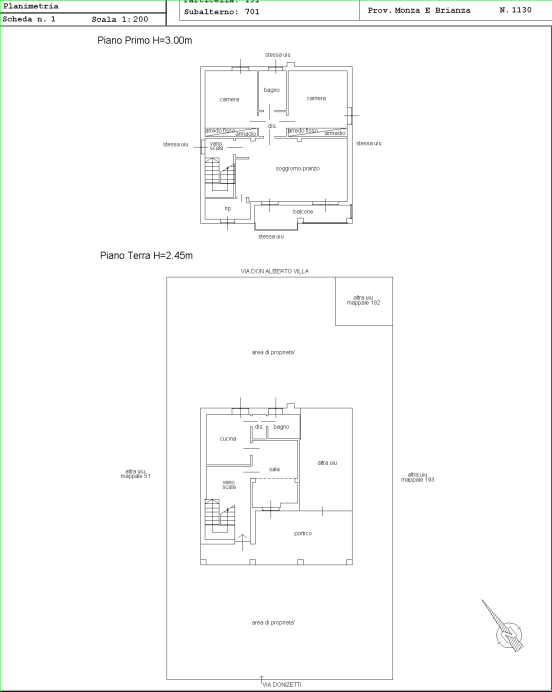
#> input picture PlanParser/base_rectangle.png, 1103 x 1383 px (shown at 1/2 size)
$ python -i image_processing.py   (imports and definitions only)
#> lines starting #> are read from the running program, lines starting #| are printed output that depends on the picture; after the words box and inside, x2 and y2 are one past the last pixel; in counts of white or black regions, pixels touching at a corner belong together
"""
Image Processing Utilities
==========================
Computer vision operations for planimetry analysis.
"""

import logging

import cv2
import numpy as np

logger = logging.getLogger(__name__)


def enhance_contrast(gray: np.ndarray) -> np.ndarray:
    """Apply CLAHE and unsharp masking for better contrast."""
    clahe = cv2.createCLAHE(clipLimit=2.0, tileGridSize=(8, 8))
    enhanced = clahe.apply(gray)

    # Unsharp mask
    blur = cv2.GaussianBlur(enhanced, (0, 0), 1.2)
    sharpened = cv2.addWeighted(enhanced, 1.5, blur, -0.5, 0)

    return sharpened


def preprocess_for_detection(image: np.ndarray) -> np.ndarray:
    """Preprocess image for contour/line detection."""
    if len(image.shape) == 3:
        gray = cv2.cvtColor(image, cv2.COLOR_BGR2GRAY)
    else:
        gray = image.copy()

    # Bilateral filter to reduce noise while keeping edges
    filtered = cv2.bilateralFilter(gray, d=9, sigmaColor=75, sigmaSpace=75)

    # Enhance contrast
    enhanced = enhance_contrast(filtered)

    return enhanced


def detect_edges(gray: np.ndarray, low: int = 50, high: int = 150) -> np.ndarray:
    """Apply Canny edge detection."""
    blurred = cv2.GaussianBlur(gray, (5, 5), 0)
    edges = cv2.Canny(blurred, low, high)
    return edges


def find_largest_rectangle(
    image: np.ndarray,
    min_area_ratio: float = 0.1,
    max_area_ratio: float = 0.95
) -> tuple[int, int, int, int] | None:
    """
    Find the largest rectangular contour in an image.

    Args:
        image: Input image (BGR or grayscale)
        min_area_ratio: Minimum area as fraction of image area
        max_area_ratio: Maximum area as fraction of image area

    Returns:
        Bounding box (x, y, w, h) or None if not found
    """
    if len(image.shape) == 3:
        gray = cv2.cvtColor(image, cv2.COLOR_BGR2GRAY)
    else:
        gray = image

    img_area = gray.shape[0] * gray.shape[1]
    min_area = int(img_area * min_area_ratio)
    max_area = int(img_area * max_area_ratio)

    # Preprocess
    processed = preprocess_for_detection(gray)
    edges = detect_edges(processed)

    # Find contours
    contours, _ = cv2.findContours(edges, cv2.RETR_EXTERNAL, cv2.CHAIN_APPROX_SIMPLE)

    best_rect = None
    max_found_area = 0

    for cnt in contours:
        # Approximate contour to polygon
        epsilon = 0.02 * cv2.arcLength(cnt, True)
        approx = cv2.approxPolyDP(cnt, epsilon, True)

        # Check if it's a quadrilateral
        if len(approx) == 4 and cv2.isContourConvex(approx):
            x, y, w, h = cv2.boundingRect(approx)
            area = w * h

            if min_area <= area <= max_area and area > max_found_area:
                # Check aspect ratio is reasonable
                aspect_ratio = max(w, h) / min(w, h) if min(w, h) > 0 else float('inf')
                if aspect_ratio < 5:  # Not too elongated
                    max_found_area = area
                    best_rect = (x, y, w, h)

    if best_rect:
        logger.info(f"Found largest rectangle: {best_rect}, area={max_found_area}")
    else:
        logger.warning("No suitable rectangle found")

    return best_rect


# [182 lines left out: functions find_horizontal_lines, find_text_regions, crop_region, draw_rectangles, split_image_horizontally, detect_green_rectangle, not called in this run]

>>> import cv2
>>> picture = cv2.imread('../base_rectangle.png')
#> picture is the input picture: shape (1383, 1103, 3); mean B, G, R 250.8, 251.2, 250.8
>>> result = find_largest_rectangle(picture)
#> in enhance_contrast, `blur = cv2.GaussianBlur(enhanced, (0, 0), 1.2)`:
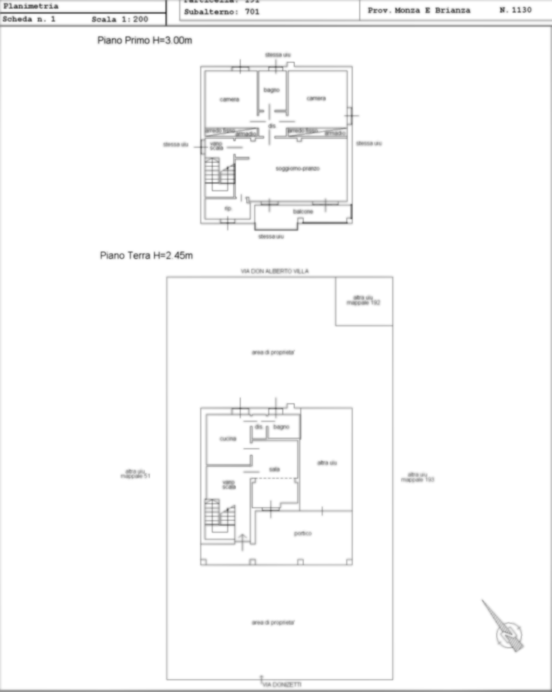
#> blur: shape (1383, 1103) (shown at 1/2 size); min 62, max 255, mean 250.1
#> in detect_edges, `edges = cv2.Canny(blurred, low, high)`:
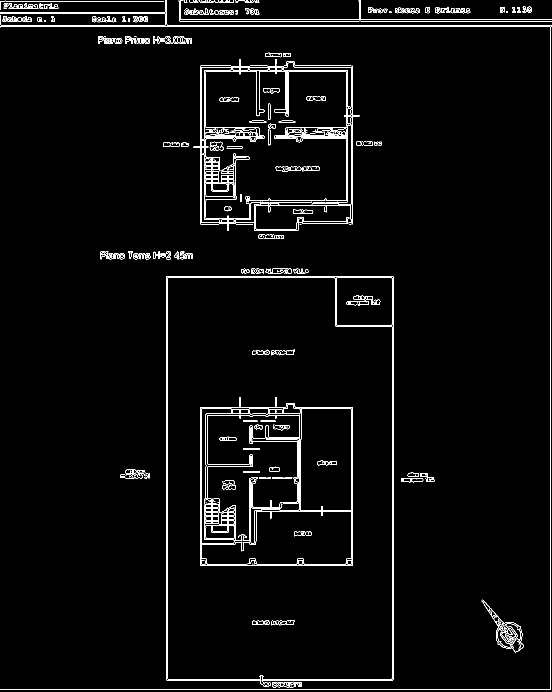
#> edges: shape (1383, 1103) (shown at 1/2 size); 2.8% white in thin lines or dots
#> in find_largest_rectangle, `contours, _ = cv2.findContours(edges, cv2.RETR_EXTERNAL, cv2.CHAIN_APP..`: contours = 128 contours, 61 with area under 20; largest, box (x1, y1, x2, y2) and area: (332, 552, 787, 1374) 366809, (387, 118, 719, 462) 90164, (963, 1199, 1048, 1305) 2893, (5, 32, 64, 44) 393, (196, 72, 245, 88) 376
#> the loop in find_largest_rectangle, `for cnt in contours:` made 128 passes
#> (epsilon, approx, x, y, w, h, area, aspect_ratio) on pass 13: (53.61, [[332, 553], [332, 1359], [785, 1360], [786, 553]], 332, 553, 455, 808, 367640, 1.78)
#> (epsilon, approx, x, y, w, h, area) on pass 42: (46.82, [[401, 131], [400, 447], [704, 448], [705, 132]], 400, 131, 306, 318, 97308)
#> after the loop in find_largest_rectangle, `for cnt in contours:`: aspect_ratio = 1.78; max_found_area = 367640
#> result = (332, 553, 455, 808)

$ run again, on PlanParser/largest_rect_debug.png
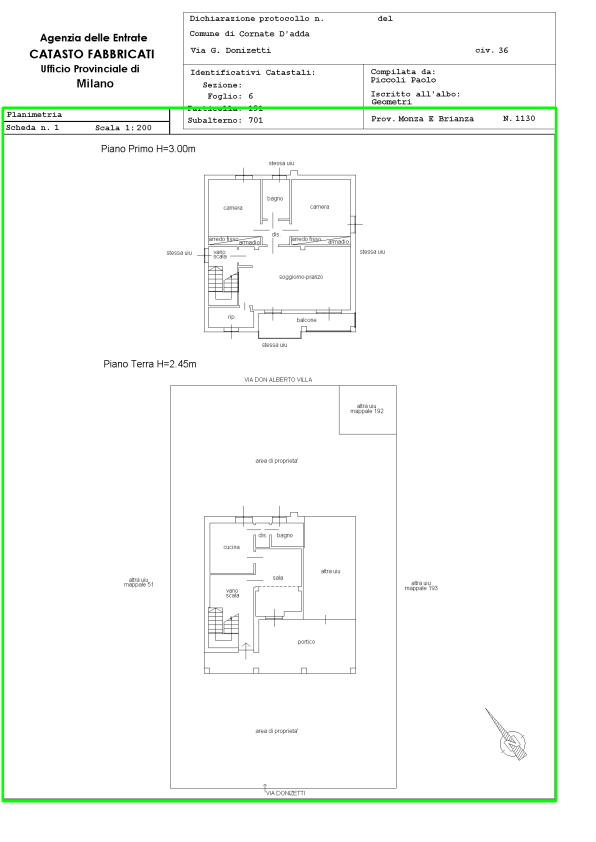
#> input picture PlanParser/largest_rect_debug.png, 1191 x 1684 px (shown at 1/2 size)
#> picture is the input picture: shape (1684, 1191, 3); mean B, G, R 247.5, 250.7, 247.5
#> in find_largest_rectangle, `gray = cv2.cvtColor(image, cv2.COLOR_BGR2GRAY)`:
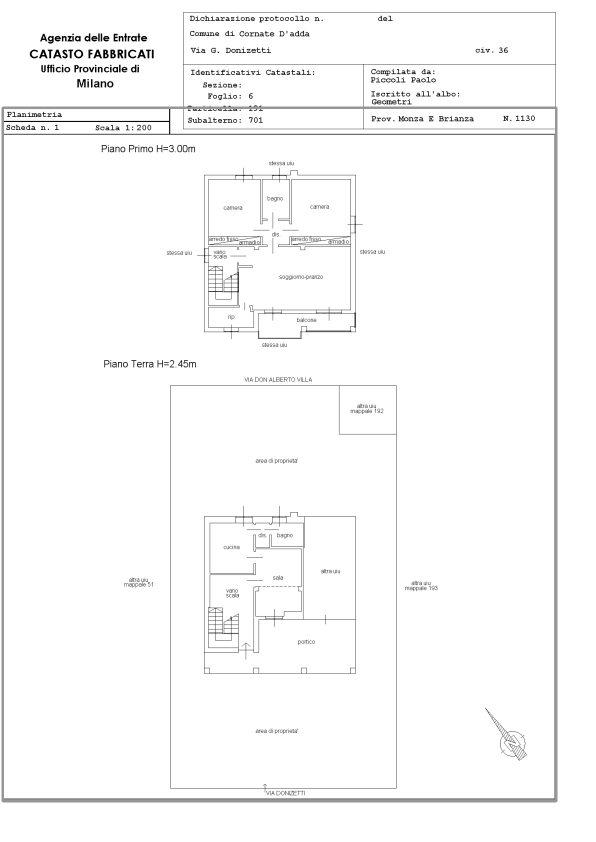
#> gray: shape (1684, 1191) (shown at 1/2 size); min 0, max 255, mean 249.3
#> in detect_edges, `edges = cv2.Canny(blurred, low, high)`:
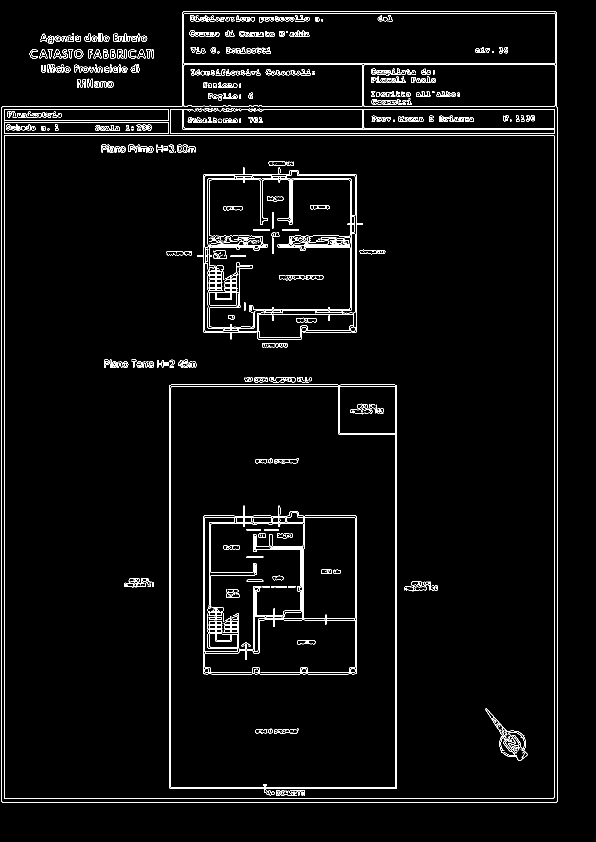
#> edges: shape (1684, 1191) (shown at 1/2 size); 3.1% white in thin lines or dots, all inside (x1, y1, x2, y2) = (2, 23, 1116, 1606)
#> contours = 66 contours, 20 with area under 20; largest, box (x1, y1, x2, y2) and area: (2, 23, 1116, 1606) 1690098, (148, 99, 167, 117) 252, (227, 67, 254, 84) 205, (148, 129, 177, 145) 196, (187, 99, 204, 117) 159
#> the loop in find_largest_rectangle, `for cnt in contours:` made 66 passes
#> (epsilon, x, y, w, h, area) on pass 61: (0.92, 196, 67, 9, 16, 144)
#> after the loop in find_largest_rectangle, `for cnt in contours:`: max_found_area = 0
